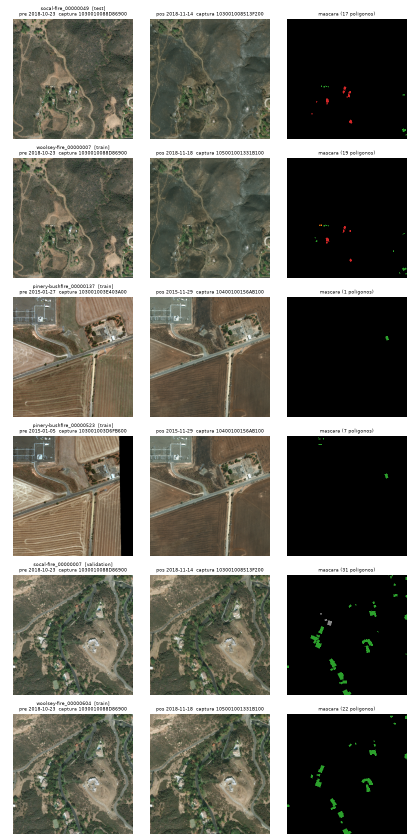
#> input picture manifestos/duplicatas.png, 840 x 1680 px (shown at 1/2 size)
$ python -i gerar_manifesto.py   (imports and definitions only)
#> lines starting #> are read from the running program, lines starting #| are printed output that depends on the picture
#!/usr/bin/env python3
"""
Manifesto do dataset preparado: uma linha por cena (par pre/pos + mascara).

Junta o que ja existe (`cache/images.parquet`, `cache/buildings.parquet`,
`data/index.parquet`) com uma passada de leitura sobre os PNG de `data/`, que
calcula por imagem:

  sha256    dos PIXELS decodificados, nao dos bytes do arquivo: dois PNG com o
            mesmo conteudo mas zlib diferente (outra maquina) tem o mesmo hash
  dHash     256 bits (17x16, tons de cinza), para duplicatas proximas
  zeros     fracao de pixels zerados nas 3 bandas (borda sem dado)

Saida:
    manifestos/manifesto.csv     todas as cenas, todas as colunas (inclui as excluidas)
    manifestos/train.csv         split oficial: tier1 + tier3, sem as copias de hold/test
    manifestos/validation.csv    split oficial: hold
    manifestos/test.csv          split oficial: test (nao usado em nenhum run oficial)
    manifestos/duplicatas.csv    pares de cenas com imagem identica (lido por xbd/splits.py)
    manifestos/auditoria.json    resumo das checagens de duplicata e integridade
    manifestos/duplicatas.png    pares de cenas duplicadas, lado a lado (evidencia visual)
    cache/hashes.parquet         hashes por cena (reaproveitado na proxima execucao)

O split e deterministico, sem sorteio, e sai das mesmas funcoes que o treino usa
(`xbd/splits.py`): o oficial vem da pasta de origem do xView2, menos as copias de
treino de cenas de hold/test (split = "excluir"); o agrupado une os eventos que
cobrem os mesmos tiles e distribui os grupos em 5 folds por ordem alfabetica. Os
dois estao no manifesto: `split` e `fold_agrupado`.

Uso:
    python scripts/gerar_manifesto.py --workers 4
"""

from __future__ import annotations

import argparse
import hashlib
import json
import sys
from concurrent.futures import ProcessPoolExecutor
from pathlib import Path

import numpy as np
import pandas as pd
from PIL import Image

RAIZ = Path(__file__).resolve().parent.parent
sys.path.insert(0, str(RAIZ))
from xbd.splits import copias_de_avaliacao, folds, grupo_de  # noqa: E402

SPLIT_OFICIAL = {"tier1": "train", "tier3": "train", "hold": "validation", "test": "test"}
N_FOLDS = 5
LICENCA = "CC BY-NC-SA 4.0"
SEVERIDADE = [("px_destroyed", "destroyed"), ("px_major", "major-damage"),
              ("px_minor", "minor-damage"), ("px_no_damage", "no-damage")]

# Duplicata proxima: distancia de Hamming entre dHash de 256 bits. Imagens quase
# sem textura (agua, borda preta) colidem entre si sem serem a mesma cena, entao
# ficam fora da comparacao.
LIMIAR_HAMMING = 16
DESVIO_MINIMO = 8.0       # desvio dos tons de cinza na miniatura 64x64
ZEROS_MAXIMO = 0.5


# ------------------------------------------------------------------- hashing


def _dhash(cinza: Image.Image) -> np.ndarray:
    a = np.asarray(cinza.resize((17, 16), Image.BOX), dtype=np.int16)
    # 4 x int64 com sinal: parquet e pandas guardam sem surpresa; a comparacao reinterpreta
    return np.packbits((a[:, 1:] > a[:, :-1]).ravel()).view(">i8").astype(np.int64)


def _imagem(caminho: Path) -> dict:
#> called with caminho = '../manifestos/duplicatas.png'
    arr = np.asarray(Image.open(caminho))
#> arr is the input picture: shape (1680, 840, 4); mean R, G, B, A 115.4, 114.2, 105.3, 255
    cinza = Image.fromarray(arr).convert("L")
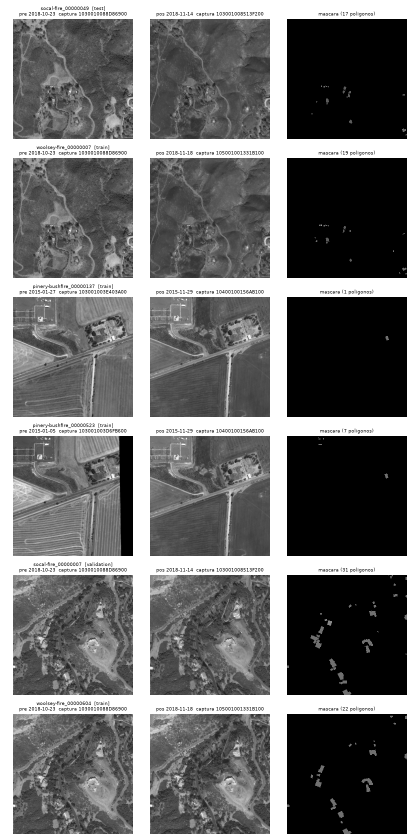
#> cinza: PIL image 840x1680 L (shown at 1/2 size); min 0, max 255, mean 113.5
    mini = np.asarray(cinza.resize((64, 64), Image.BOX), dtype=np.float32)
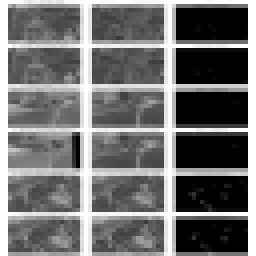
#> mini: shape (64, 64) float32 (shown 4 times larger); min 0, max 255, mean 113.6
    return {
        "sha": hashlib.sha256(arr.tobytes()).hexdigest(),
        "dhash": _dhash(cinza),
        "zeros": float((arr.reshape(-1, arr.shape[-1]) == 0).all(axis=1).mean()),
        "desvio": float(mini.std()),
        "shape": arr.shape,
    }


# [30 lines left out: functions _cena, calcular_hashes, not called in this run]


# ---------------------------------------------------------------- duplicatas


class Componentes:
    """Union-find simples: cenas ligadas por qualquer imagem repetida."""

    def __init__(self, itens):
        self.pai = {i: i for i in itens}

    # [301 lines left out: functions achar, unir, duplicatas, rotulo, pares_de_cenas, montar and 2 more, not called in this run]


# [2 lines not run here, left out]

>>> result = _imagem('../manifestos/duplicatas.png')
#> result = 5 items
